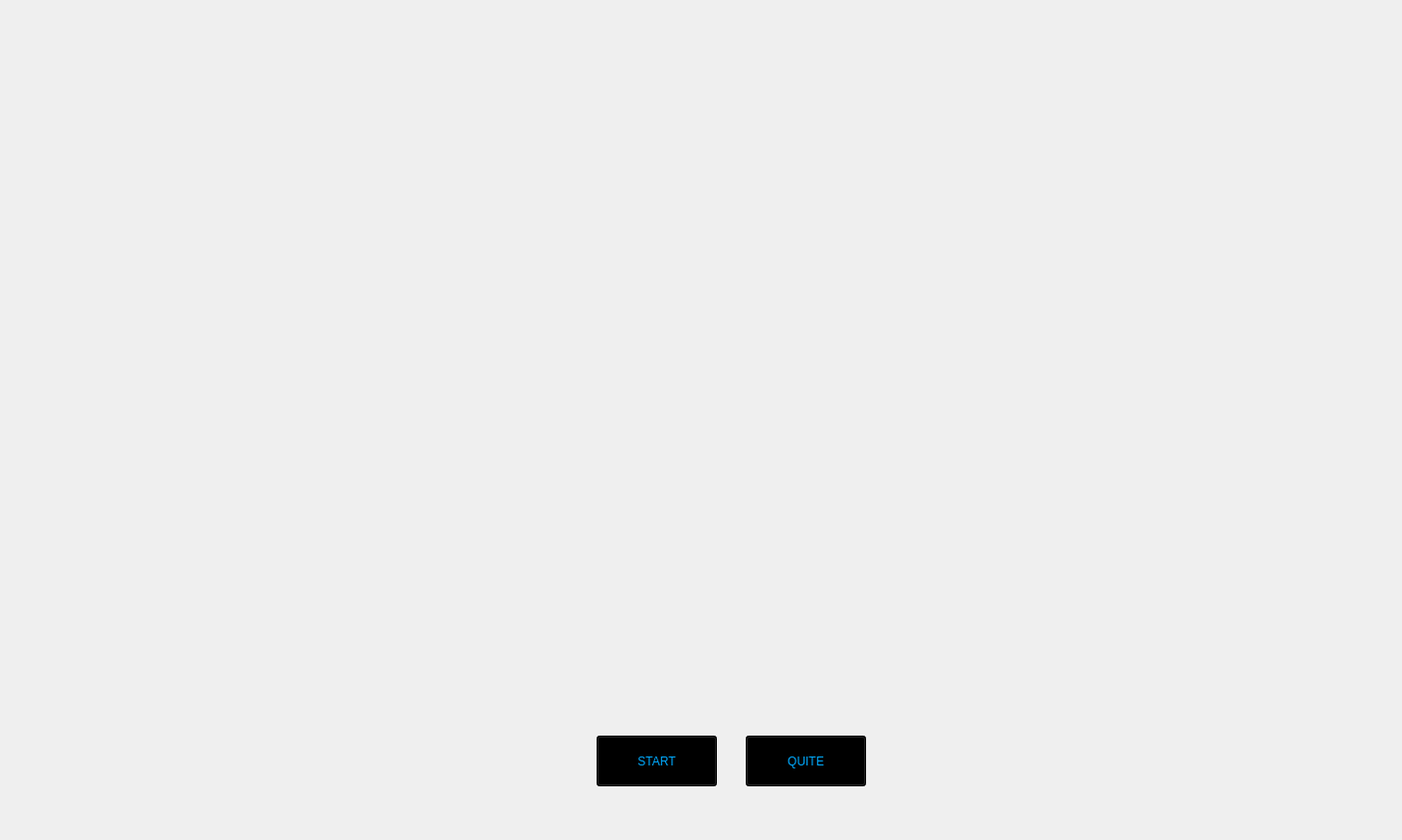
<?xml version="1.0" encoding="UTF-8"?>
<ui version="4.0">
 <class>jarvis</class>
 <widget class="QMainWindow" name="jarvis">
  <property name="geometry">
   <rect>
    <x>0</x>
    <y>0</y>
    <width>1410</width>
    <height>845</height>
   </rect>
  </property>
  <property name="windowTitle">
   <string>MainWindow</string>
  </property>
  <widget class="QWidget" name="centralwidget">
   <widget class="QLabel" name="label">
    <property name="geometry">
     <rect>
      <x>-40</x>
      <y>-60</y>
      <width>1601</width>
      <height>921</height>
     </rect>
    </property>
    <property name="text">
     <string/>
    </property>
    <property name="pixmap">
     <pixmap>B.G/Black_Template.jpg</pixmap>
    </property>
    <property name="scaledContents">
     <bool>true</bool>
    </property>
   </widget>
   <widget class="QLabel" name="label_2">
    <property name="geometry">
     <rect>
      <x>360</x>
      <y>130</y>
      <width>731</width>
      <height>541</height>
     </rect>
    </property>
    <property name="text">
     <string/>
    </property>
    <property name="pixmap">
     <pixmap>B.G/Iron_Template_1.gif</pixmap>
    </property>
    <property name="scaledContents">
     <bool>true</bool>
    </property>
   </widget>
   <widget class="QLabel" name="label_3">
    <property name="geometry">
     <rect>
      <x>20</x>
      <y>-80</y>
      <width>421</width>
      <height>301</height>
     </rect>
    </property>
    <property name="text">
     <string/>
    </property>
    <property name="pixmap">
     <pixmap>extGUI/initial.gif</pixmap>
    </property>
    <property name="scaledContents">
     <bool>true</bool>
    </property>
   </widget>
   <widget class="QLabel" name="label_4">
    <property name="geometry">
     <rect>
      <x>970</x>
      <y>10</y>
      <width>501</width>
      <height>301</height>
     </rect>
    </property>
    <property name="text">
     <string/>
    </property>
    <property name="pixmap">
     <pixmap>extGUI/Jarvis_Gui (1).gif</pixmap>
    </property>
    <property name="scaledContents">
     <bool>true</bool>
    </property>
   </widget>
   <widget class="QLabel" name="label_5">
    <property name="geometry">
     <rect>
      <x>10</x>
      <y>210</y>
      <width>391</width>
      <height>201</height>
     </rect>
    </property>
    <property name="text">
     <string/>
    </property>
    <property name="pixmap">
     <pixmap>extGUI/B.G_Template_1.gif</pixmap>
    </property>
    <property name="scaledContents">
     <bool>true</bool>
    </property>
   </widget>
   <widget class="QLabel" name="label_6">
    <property name="geometry">
     <rect>
      <x>-20</x>
      <y>530</y>
      <width>401</width>
      <height>241</height>
     </rect>
    </property>
    <property name="text">
     <string/>
    </property>
    <property name="pixmap">
     <pixmap>extGUI/Earth_Template.gif</pixmap>
    </property>
    <property name="scaledContents">
     <bool>true</bool>
    </property>
   </widget>
   <widget class="QLabel" name="label_7">
    <property name="geometry">
     <rect>
      <x>940</x>
      <y>410</y>
      <width>601</width>
      <height>471</height>
     </rect>
    </property>
    <property name="text">
     <string/>
    </property>
    <property name="pixmap">
     <pixmap>voisrec/Siri_1.gif</pixmap>
    </property>
    <property name="scaledContents">
     <bool>true</bool>
    </property>
   </widget>
   <widget class="QLabel" name="label_8">
    <property name="geometry">
     <rect>
      <x>560</x>
      <y>610</y>
      <width>401</width>
      <height>71</height>
     </rect>
    </property>
    <property name="text">
     <string/>
    </property>
    <property name="pixmap">
     <pixmap>extGUI/load-loading.gif</pixmap>
    </property>
   </widget>
   <widget class="QPushButton" name="pushButton">
    <property name="geometry">
     <rect>
      <x>600</x>
      <y>740</y>
      <width>121</width>
      <height>51</height>
     </rect>
    </property>
    <property name="styleSheet">
     <string notr="true">color: rgb(0, 170, 255);
font: 10pt &quot;MS Shell Dlg 2&quot;;
background-color: rgb(0,0,0);</string>
    </property>
    <property name="text">
     <string>START</string>
    </property>
   </widget>
   <widget class="QPushButton" name="pushButton_2">
    <property name="geometry">
     <rect>
      <x>750</x>
      <y>740</y>
      <width>121</width>
      <height>51</height>
     </rect>
    </property>
    <property name="styleSheet">
     <string notr="true">color: rgb(0, 170, 255);
background-color: rgb(0, 0, 0);
font: 10pt &quot;MS Shell Dlg 2&quot;;</string>
    </property>
    <property name="text">
     <string>QUITE</string>
    </property>
   </widget>
  </widget>
 </widget>
 <resources/>
 <connections/>
</ui>
